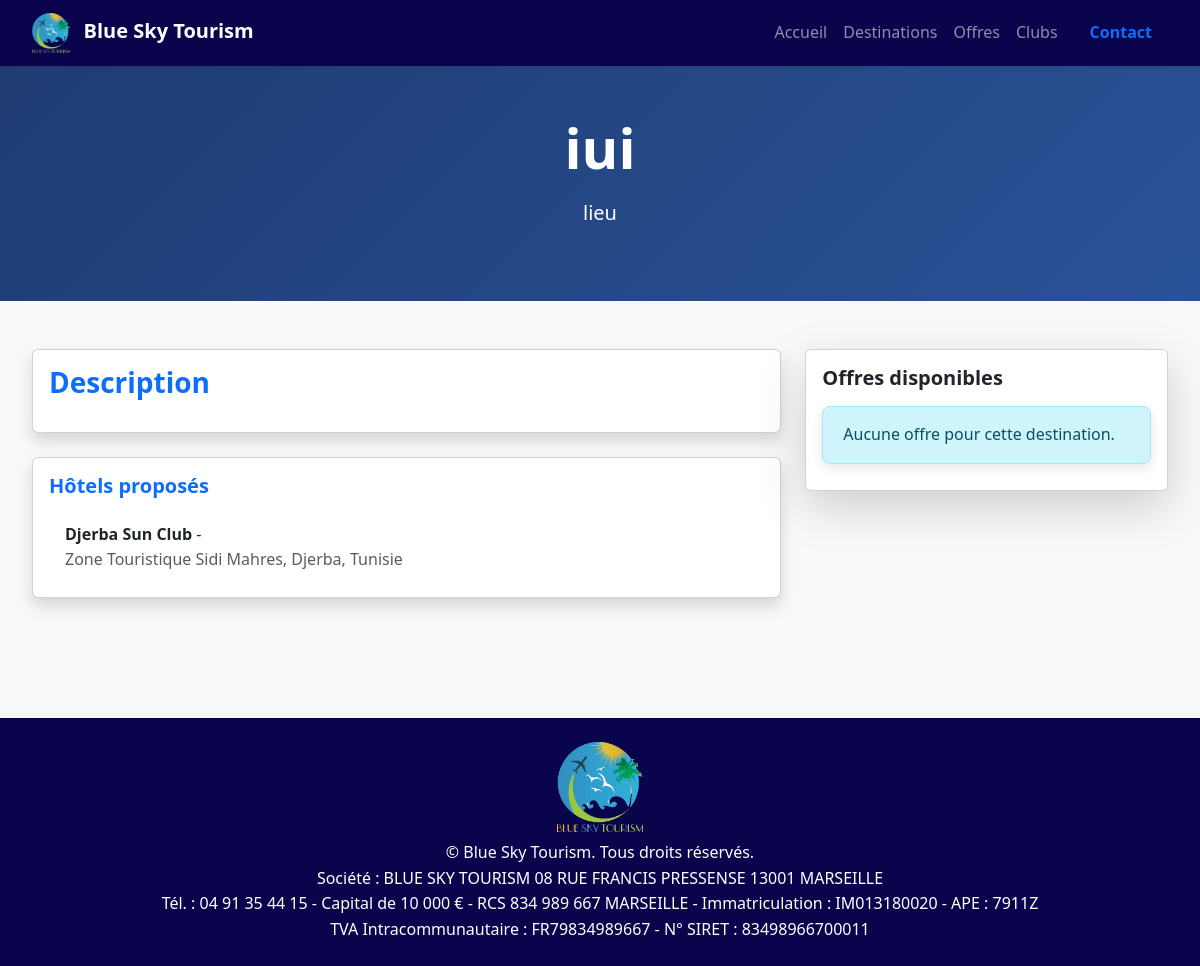
Page /destinations/12/ on the earlier database version.
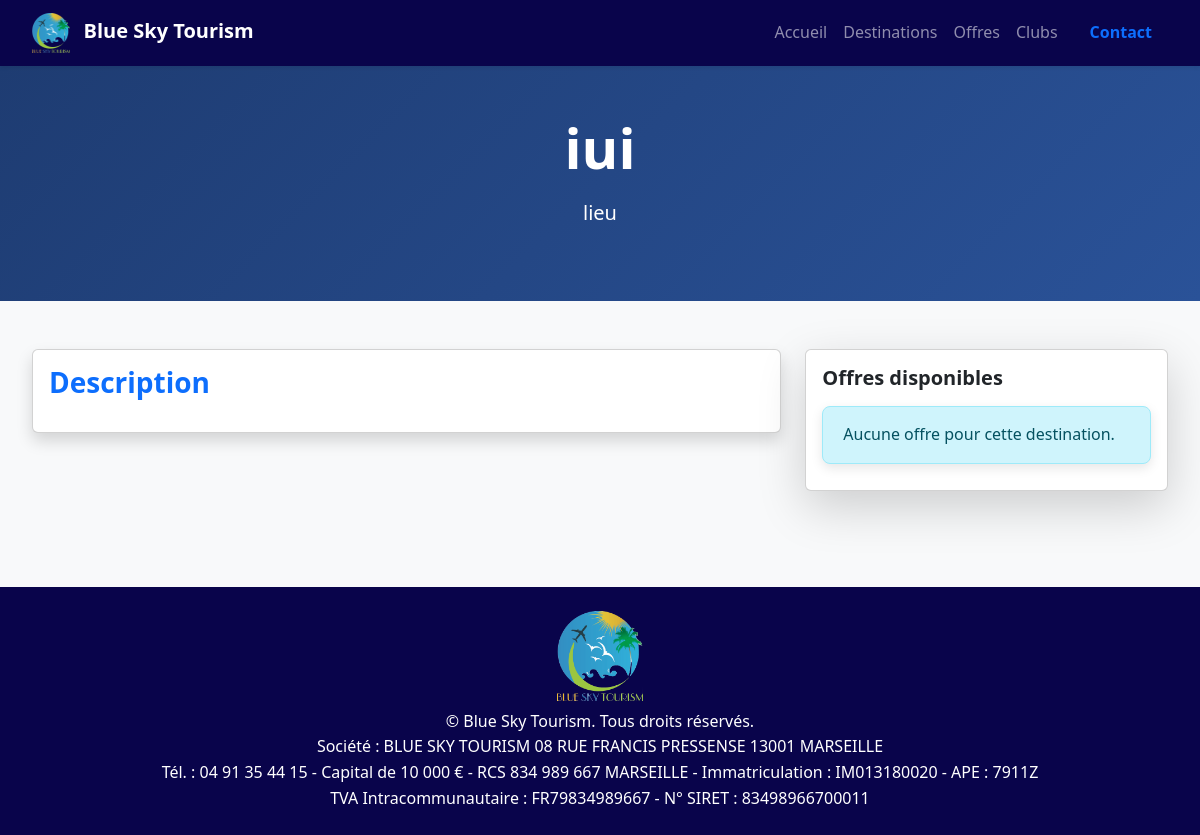
Same page on the later database version.
### tourism/models.py (models this page shows, shortened)
class Hotel(models.Model):
    name = models.CharField(max_length=200, verbose_name="Nom de l'hôtel")
    rating = models.IntegerField(
        validators=[MinValueValidator(1), MaxValueValidator(5)],
        verbose_name="Étoiles de l'hôtel"
    )
    description = models.TextField(verbose_name="Description de l'hôtel", blank=True)
    amenities = models.TextField(verbose_name="Équipements", blank=True, help_text="Séparez les équipements par des virgules")
    image = models.ImageField(upload_to='hotels/', blank=True, null=True, verbose_name="Image de l'hôtel")
    address = models.CharField(max_length=300, verbose_name="Adresse", blank=True)
    phone = models.CharField(max_length=20, verbose_name="Téléphone", blank=True)
    email = models.EmailField(verbose_name="Email", blank=True)
    website = models.URLField(verbose_name="Site web", blank=True)
    is_active = models.BooleanField(default=True, verbose_name="Actif")
    created_at = models.DateTimeField(auto_now_add=True)
    updated_at = models.DateTimeField(auto_now=True)
    class Meta:
        verbose_name = "Hôtel"
        verbose_name_plural = "Hôtels"
        ordering = ['name']

### tourism/views.py (the view, shortened to what this page needs)
# urls.py: path('destinations/<int:pk>/', views.DestinationDetailView.as_view(), name='destination_detail'),
class DestinationDetailView(DetailView):
    model = Destination
    template_name = 'tourism/destination_detail_working.html'  # Nouveau template
    context_object_name = 'destination'
    def get_context_data(self, **kwargs):
        context = super().get_context_data(**kwargs)
        context['reservation_form'] = DestinationReservationForm(destination=self.object)
        return context

### templates/tourism/destination_detail_working.html (shortened to what this page needs)
{% extends 'tourism/base.html' %}
{% load static %}
{% block content %}
<section class="py-5 text-center text-white" style="background: linear-gradient(135deg, #1e3c72 0%, #2a5298 100%);">
  <div class="container">
    <h1 class="display-4 fw-bold mb-3">{{ destination.name }}</h1>
    <p class="lead mb-4">{{ destination.location }}</p>
  </div>
</section>
<div class="container py-5">
  <div class="row g-4">
    <div class="col-lg-8">
      <div class="card shadow mb-4">
        <div class="card-body">
          <h3 class="fw-bold mb-3 text-primary">Description</h3>
        </div>
      </div>
      {% if destination.hotels.all %}
      <div class="card shadow mb-4">
        <div class="card-body">
          <h5 class="fw-bold mb-3 text-primary">Hôtels proposés</h5>
          <ul class="list-group list-group-flush">
            {% for hotel in destination.hotels.all %}
            <li class="list-group-item">
              <strong>{{ hotel.name }}</strong> - {{ hotel.category }}<br>
              <span class="text-muted">{{ hotel.address }}</span>
            </li>
            {% endfor %}
          </ul>
        </div>
      </div>
      {% endif %}
    </div>
    <div class="col-lg-4">
      <div class="card shadow-lg sticky-top" style="top: 30px;">
        <div class="card-body">
          <h5 class="fw-bold mb-3">Offres disponibles</h5>
          {% for offer in destination.offers.all %}
            <div class="mb-3">
              <a href="{% url 'tourism:offer_detail' offer.id %}" class="btn btn-outline-primary w-100 rounded-pill mb-2">{{ offer.title }}</a>
              <div class="small text-muted">{{ offer.departure_date|date:"d/m/Y" }} - {{ offer.offer_price }}€</div>
            </div>
          {% empty %}
            <div class="alert alert-info">Aucune offre pour cette destination.</div>
          {% endfor %}
        </div>
      </div>
    </div>
  </div>
</div>
{% endblock %}

Differences in the rows shown:
removed Hotel: name "Djerba Sun Club", address "Zone Touristique Sidi Mahres, Djerba, Tunisie"
Other differences:
text no longer shown: "Hôtels proposés"
